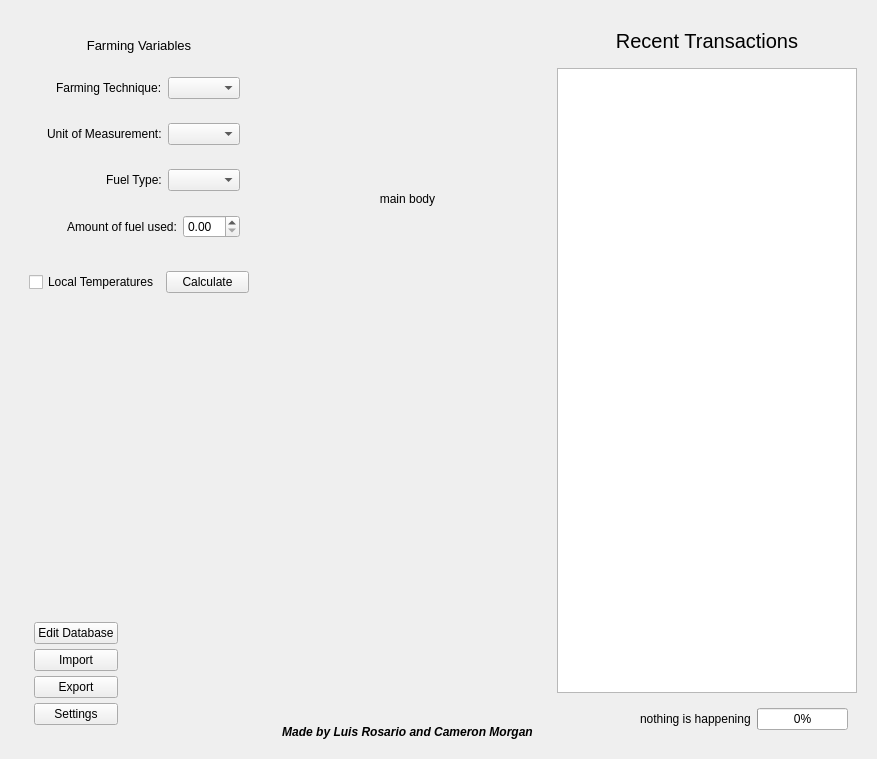
<?xml version="1.0" encoding="UTF-8"?>
<ui version="4.0">
 <class>GeneralWidget</class>
 <widget class="QWidget" name="GeneralWidget">
  <property name="geometry">
   <rect>
    <x>0</x>
    <y>0</y>
    <width>877</width>
    <height>759</height>
   </rect>
  </property>
  <property name="windowTitle">
   <string>General</string>
  </property>
  <layout class="QHBoxLayout" name="horizontalLayout">
   <item>
    <widget class="QWidget" name="leftBar" native="true">
     <property name="maximumSize">
      <size>
       <width>300</width>
       <height>16777215</height>
      </size>
     </property>
     <layout class="QVBoxLayout" name="verticalLayout_2">
      <item>
       <widget class="QWidget" name="farmingVariablesWidget" native="true">
        <layout class="QVBoxLayout" name="verticalLayout_3">
         <item>
          <widget class="QLabel" name="farmingVariablesLabel">
           <property name="font">
            <font>
             <pointsize>10</pointsize>
            </font>
           </property>
           <property name="text">
            <string>Farming Variables</string>
           </property>
           <property name="alignment">
            <set>Qt::AlignmentFlag::AlignCenter</set>
           </property>
          </widget>
         </item>
         <item alignment="Qt::AlignmentFlag::AlignRight">
          <widget class="QWidget" name="farmingTechniqueWidget" native="true">
           <layout class="QHBoxLayout" name="horizontalLayout_8">
            <item>
             <widget class="QLabel" name="farmingTechniqueLabel">
              <property name="text">
               <string>Farming Technique:</string>
              </property>
             </widget>
            </item>
            <item>
             <widget class="QComboBox" name="farmingTechniqueComboBox"/>
            </item>
           </layout>
          </widget>
         </item>
         <item alignment="Qt::AlignmentFlag::AlignRight">
          <widget class="QWidget" name="unitOfMeasurementWidget" native="true">
           <layout class="QHBoxLayout" name="horizontalLayout_7">
            <item>
             <widget class="QLabel" name="unitOfMeasurementLabel">
              <property name="text">
               <string>Unit of Measurement:</string>
              </property>
             </widget>
            </item>
            <item>
             <widget class="QComboBox" name="unitOfMeasurementComboBox"/>
            </item>
           </layout>
          </widget>
         </item>
         <item alignment="Qt::AlignmentFlag::AlignRight">
          <widget class="QWidget" name="fuelTypeWidget" native="true">
           <layout class="QHBoxLayout" name="horizontalLayout_5">
            <item alignment="Qt::AlignmentFlag::AlignRight">
             <widget class="QLabel" name="fuelTypeLabel">
              <property name="text">
               <string>Fuel Type:</string>
              </property>
             </widget>
            </item>
            <item alignment="Qt::AlignmentFlag::AlignRight">
             <widget class="QComboBox" name="fuelTypeComboBox"/>
            </item>
           </layout>
          </widget>
         </item>
         <item alignment="Qt::AlignmentFlag::AlignRight">
          <widget class="QWidget" name="amountOfFuelUsedWidget" native="true">
           <layout class="QHBoxLayout" name="horizontalLayout_4">
            <item alignment="Qt::AlignmentFlag::AlignRight">
             <widget class="QLabel" name="amountOfFuelUsedLabel">
              <property name="text">
               <string>Amount of fuel used:</string>
              </property>
             </widget>
            </item>
            <item alignment="Qt::AlignmentFlag::AlignRight">
             <widget class="QDoubleSpinBox" name="amountOfFuelUsedDoubleSpinBox"/>
            </item>
           </layout>
          </widget>
         </item>
        </layout>
       </widget>
      </item>
      <item alignment="Qt::AlignmentFlag::AlignTop">
       <widget class="QWidget" name="calculateContainerWidget" native="true">
        <layout class="QHBoxLayout" name="horizontalLayout_6">
         <item>
          <widget class="QCheckBox" name="calculateContainerCheckBox">
           <property name="text">
            <string>Local Temperatures</string>
           </property>
          </widget>
         </item>
         <item>
          <widget class="QPushButton" name="calculateContainerPushButton">
           <property name="text">
            <string>Calculate</string>
           </property>
          </widget>
         </item>
        </layout>
       </widget>
      </item>
      <item alignment="Qt::AlignmentFlag::AlignBottom">
       <widget class="QWidget" name="moreContainerWidget" native="true">
        <layout class="QVBoxLayout" name="verticalLayout_5">
         <item alignment="Qt::AlignmentFlag::AlignLeft|Qt::AlignmentFlag::AlignBottom">
          <widget class="QWidget" name="moreWidget" native="true">
           <layout class="QVBoxLayout" name="verticalLayout_4">
            <property name="spacing">
             <number>5</number>
            </property>
            <property name="leftMargin">
             <number>5</number>
            </property>
            <property name="topMargin">
             <number>5</number>
            </property>
            <property name="rightMargin">
             <number>5</number>
            </property>
            <property name="bottomMargin">
             <number>5</number>
            </property>
            <item>
             <widget class="QPushButton" name="editDatabasePushButton">
              <property name="text">
               <string>Edit Database</string>
              </property>
             </widget>
            </item>
            <item>
             <widget class="QPushButton" name="importPushButton">
              <property name="text">
               <string>Import</string>
              </property>
             </widget>
            </item>
            <item>
             <widget class="QPushButton" name="exportPushButton">
              <property name="text">
               <string>Export</string>
              </property>
             </widget>
            </item>
            <item>
             <widget class="QPushButton" name="settingsPushButton">
              <property name="text">
               <string>Settings</string>
              </property>
             </widget>
            </item>
           </layout>
          </widget>
         </item>
        </layout>
       </widget>
      </item>
     </layout>
    </widget>
   </item>
   <item>
    <widget class="QWidget" name="mainBody" native="true">
     <property name="font">
      <font>
       <underline>false</underline>
       <strikeout>false</strikeout>
      </font>
     </property>
     <layout class="QVBoxLayout" name="verticalLayout_6">
      <item>
       <widget class="QLabel" name="mainBodyPlaceholderLabel">
        <property name="font">
         <font>
          <underline>false</underline>
          <strikeout>false</strikeout>
          <kerning>false</kerning>
         </font>
        </property>
        <property name="text">
         <string>main body</string>
        </property>
        <property name="alignment">
         <set>Qt::AlignmentFlag::AlignCenter</set>
        </property>
       </widget>
      </item>
      <item alignment="Qt::AlignmentFlag::AlignBottom">
       <widget class="QLabel" name="madeByCreditsLabel">
        <property name="font">
         <font>
          <italic>true</italic>
          <bold>true</bold>
          <underline>false</underline>
          <strikeout>false</strikeout>
         </font>
        </property>
        <property name="text">
         <string>Made by Luis Rosario and Cameron Morgan</string>
        </property>
        <property name="alignment">
         <set>Qt::AlignmentFlag::AlignCenter</set>
        </property>
       </widget>
      </item>
     </layout>
    </widget>
   </item>
   <item>
    <widget class="QWidget" name="rightBar" native="true">
     <layout class="QVBoxLayout" name="verticalLayout">
      <item alignment="Qt::AlignmentFlag::AlignTop">
       <widget class="QWidget" name="recentTransactionsHeaderWidget" native="true">
        <layout class="QHBoxLayout" name="horizontalLayout_3">
         <item alignment="Qt::AlignmentFlag::AlignTop">
          <widget class="QLabel" name="recentTransactionsHeaderLabel">
           <property name="font">
            <font>
             <pointsize>15</pointsize>
            </font>
           </property>
           <property name="text">
            <string>Recent Transactions</string>
           </property>
           <property name="alignment">
            <set>Qt::AlignmentFlag::AlignBottom|Qt::AlignmentFlag::AlignHCenter</set>
           </property>
          </widget>
         </item>
        </layout>
       </widget>
      </item>
      <item>
       <widget class="QTableView" name="sqlTableView">
        <property name="sizePolicy">
         <sizepolicy hsizetype="Ignored" vsizetype="Expanding">
          <horstretch>0</horstretch>
          <verstretch>0</verstretch>
         </sizepolicy>
        </property>
        <property name="minimumSize">
         <size>
          <width>300</width>
          <height>0</height>
         </size>
        </property>
        <property name="maximumSize">
         <size>
          <width>16777215</width>
          <height>900</height>
         </size>
        </property>
        <property name="selectionMode">
         <enum>QAbstractItemView::SelectionMode::NoSelection</enum>
        </property>
       </widget>
      </item>
      <item alignment="Qt::AlignmentFlag::AlignRight|Qt::AlignmentFlag::AlignBottom">
       <widget class="QWidget" name="progressContainerWidget" native="true">
        <property name="minimumSize">
         <size>
          <width>39</width>
          <height>0</height>
         </size>
        </property>
        <layout class="QHBoxLayout" name="horizontalLayout_2">
         <item alignment="Qt::AlignmentFlag::AlignVCenter">
          <widget class="QLabel" name="progressLabel">
           <property name="text">
            <string>nothing is happening</string>
           </property>
          </widget>
         </item>
         <item alignment="Qt::AlignmentFlag::AlignHCenter|Qt::AlignmentFlag::AlignBottom">
          <widget class="QProgressBar" name="progressBar">
           <property name="sizePolicy">
            <sizepolicy hsizetype="Expanding" vsizetype="Expanding">
             <horstretch>0</horstretch>
             <verstretch>0</verstretch>
            </sizepolicy>
           </property>
           <property name="value">
            <number>0</number>
           </property>
          </widget>
         </item>
        </layout>
       </widget>
      </item>
     </layout>
    </widget>
   </item>
  </layout>
 </widget>
 <resources/>
 <connections/>
</ui>
